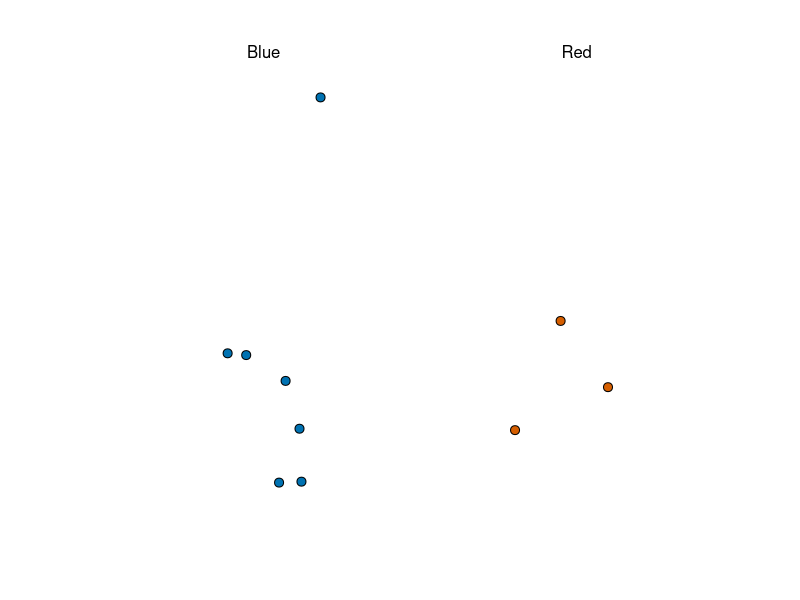
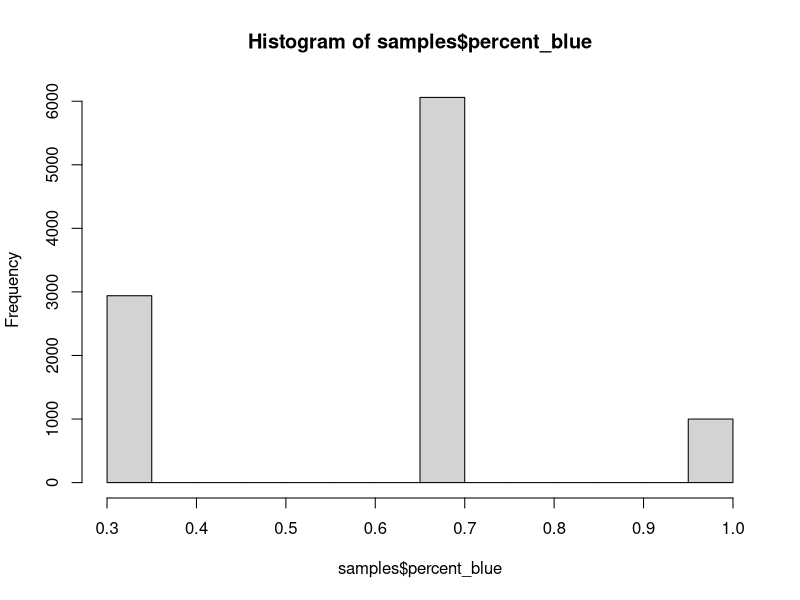
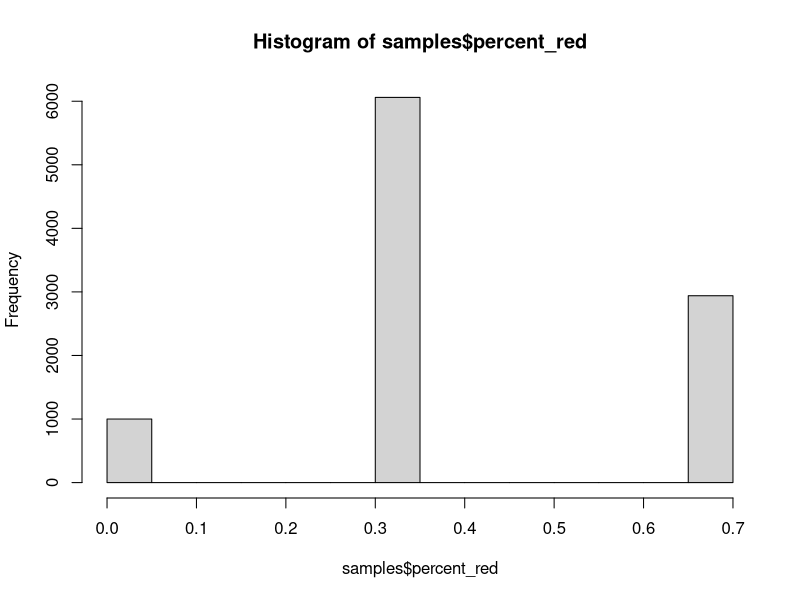
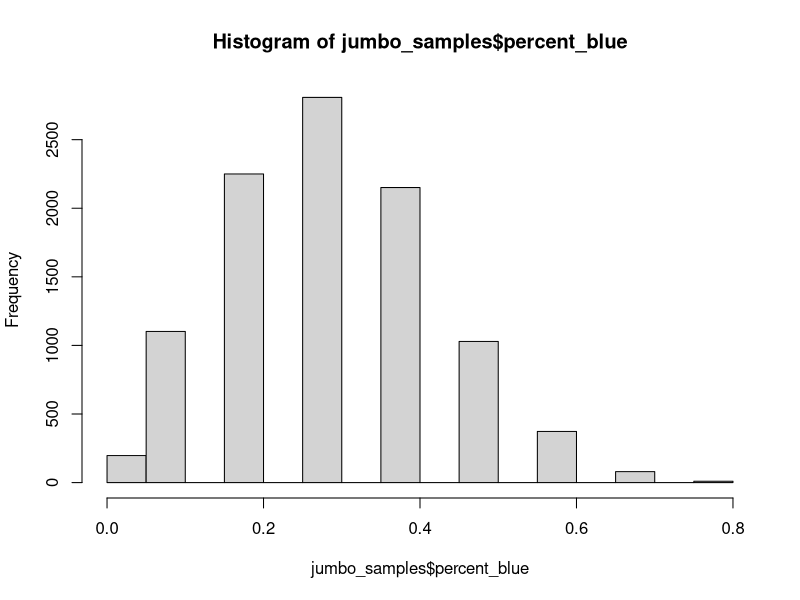
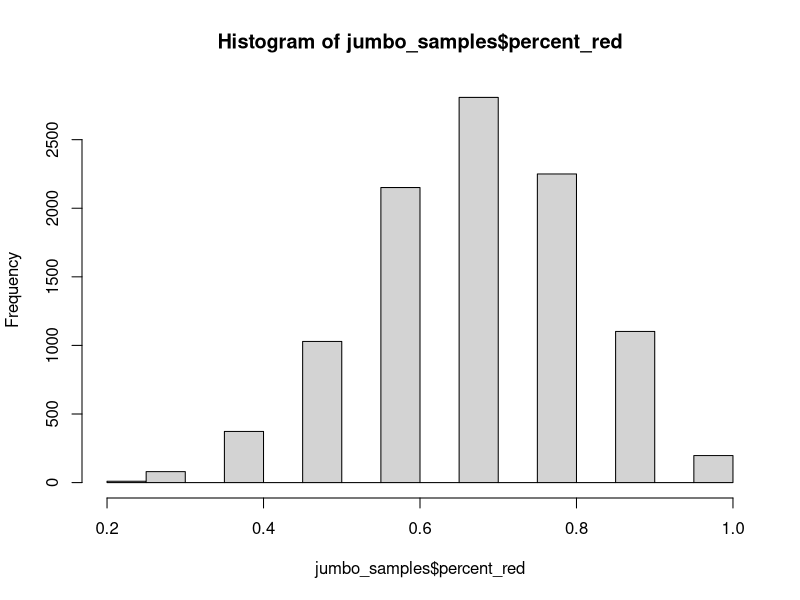

R code for these plots, in order:

# Probability Orientation --------------------------------------------------

# This script is part of the basic intro to probability in RHE 330C. 
# Note: Many calculations in the script are random. That means the numbers will be slightly different when you run them at home. 

# Pre-Flight --------------------------------------------------------------

#Load Libraries 
library(tidyverse)
library(dslabs)


# The Mystery jar ---------------------------------------------------------

# Take multiple polls
take_poll(10)



# Tiny Toy Model jar ------------------------------------------------------

# Create the jar 
jar <- rep(c("red", "blue"), times = c(2,3)) %>% as.factor()
jar

#Calculate the percent red
2/5

#Calculate the percent blue
3/5

#Sample 1 bead at random
sample(jar, 1)

#Same 3 beads at random (what % red?)
sample(jar, 3)

# What if we try 10 times? 
replicate(10, sample(jar, 3)) %>% table() %>% proportions()

# What if we try 1000 times? 
replicate(1000, sample(jar, 3)) %>% table() %>% proportions()

# What if we try 10,000 times? 
replicate(10000, sample(jar, 3)) %>% table() %>% proportions()

# Let's do it 10,000 times and see what each result looks like 
samples <- replicate(10000, sample(jar,3) %>%  # take 3 beads out of the jar 10,000 times 
                       table()) %>% t() %>% # create a table of the results and transpose those results 
  data.frame() %>% # make results into a dataframe 
  mutate(percent_blue = blue/3, percent_red = red/3) # use mutate to get the percent red and percent blue


# What did we learn? 
summary(samples)
hist(samples$percent_blue)
hist(samples$percent_red)


# Jumbo jar ---------------------------------------------------------------
# Create the jar 
jumbo_jar <- rep(c("red", "blue"), times = c(84,37)) %>% as.factor()
jumbo_jar

84/(84+37) # percent red
37/(84+37) # percent blue

jumbo_samples <- replicate(10000, sample(jumbo_jar,10) %>%  # take 10 beads out of the jar 10,000 times 
                             table()) %>% t() %>% # create a table of the results and transpose those results 
  data.frame() %>% # make results into a dataframe 
  mutate(percent_blue = blue/10, percent_red = red/10) # use mutate to get the percent red and percent blue

summary(jumbo_samples)
hist(jumbo_samples$percent_blue)
hist(jumbo_samples$percent_red)


# How confident are we? ---------------------------------------------------

# Calculate average Red %
x_hat_red <- mean(jumbo_samples$percent_red)

# Calculate standard error for Red
se_hat_red <- sqrt(x_hat_red * (1 - x_hat_red) / 10000)

# calculate lower and upper bounds for the 95% Confidence Interval 
c(x_hat_red - 1.96 * se_hat_red, x_hat_red + 1.96 * se_hat_red)


# Calculate average Blue %
x_hat_blue<- mean(jumbo_samples$percent_blue)

# Calculate standard error for Blue
se_hat_blue <- sqrt(x_hat_blue * (1 - x_hat_blue) / 10000)

# calculate lower and upper bounds for the 95% Confidence Interval 
c(x_hat_blue - 1.96 * se_hat_blue, x_hat_blue + 1.96 * se_hat_blue)
